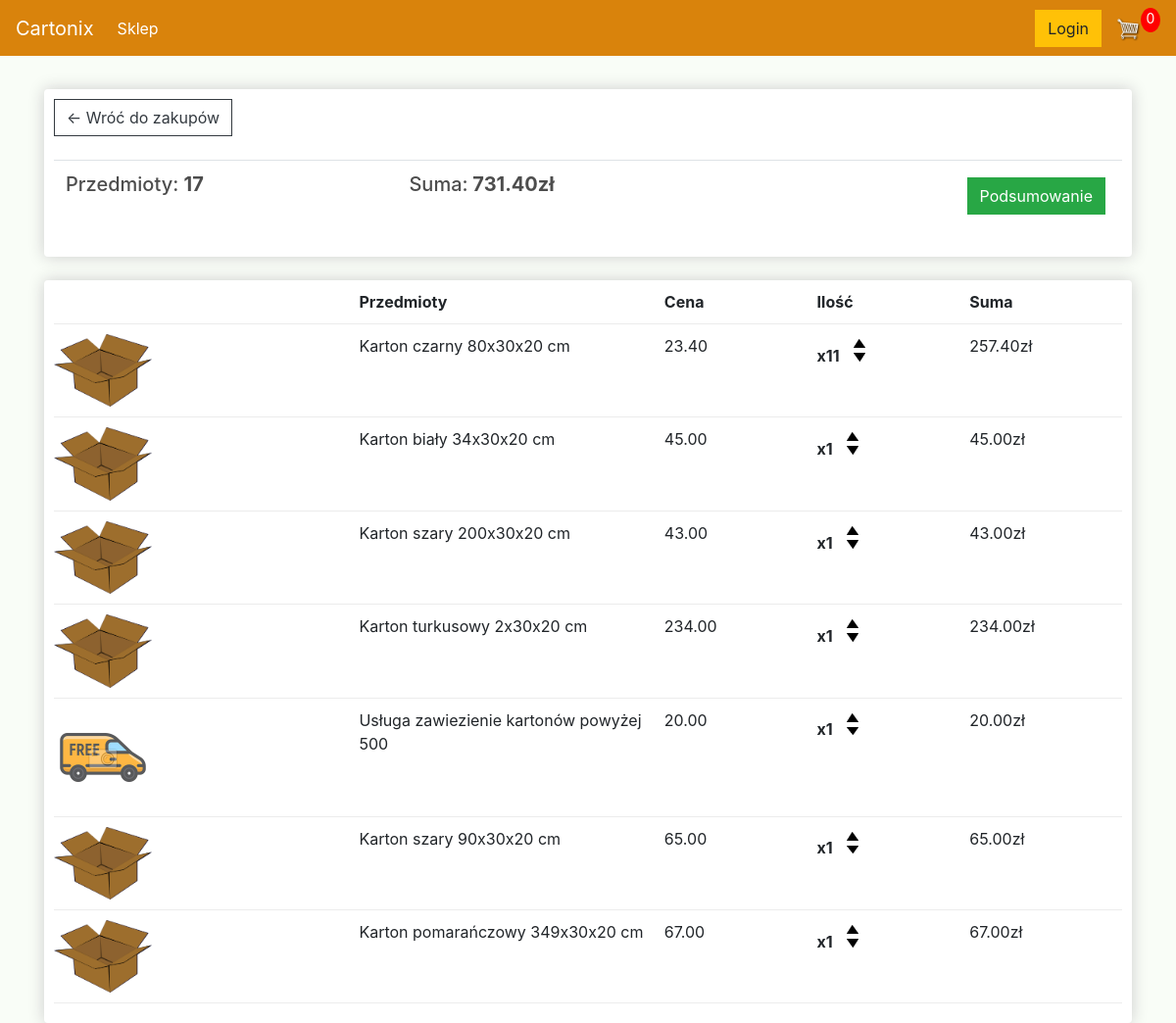
/cart/ (signed in), run on an earlier commit of the app's database.
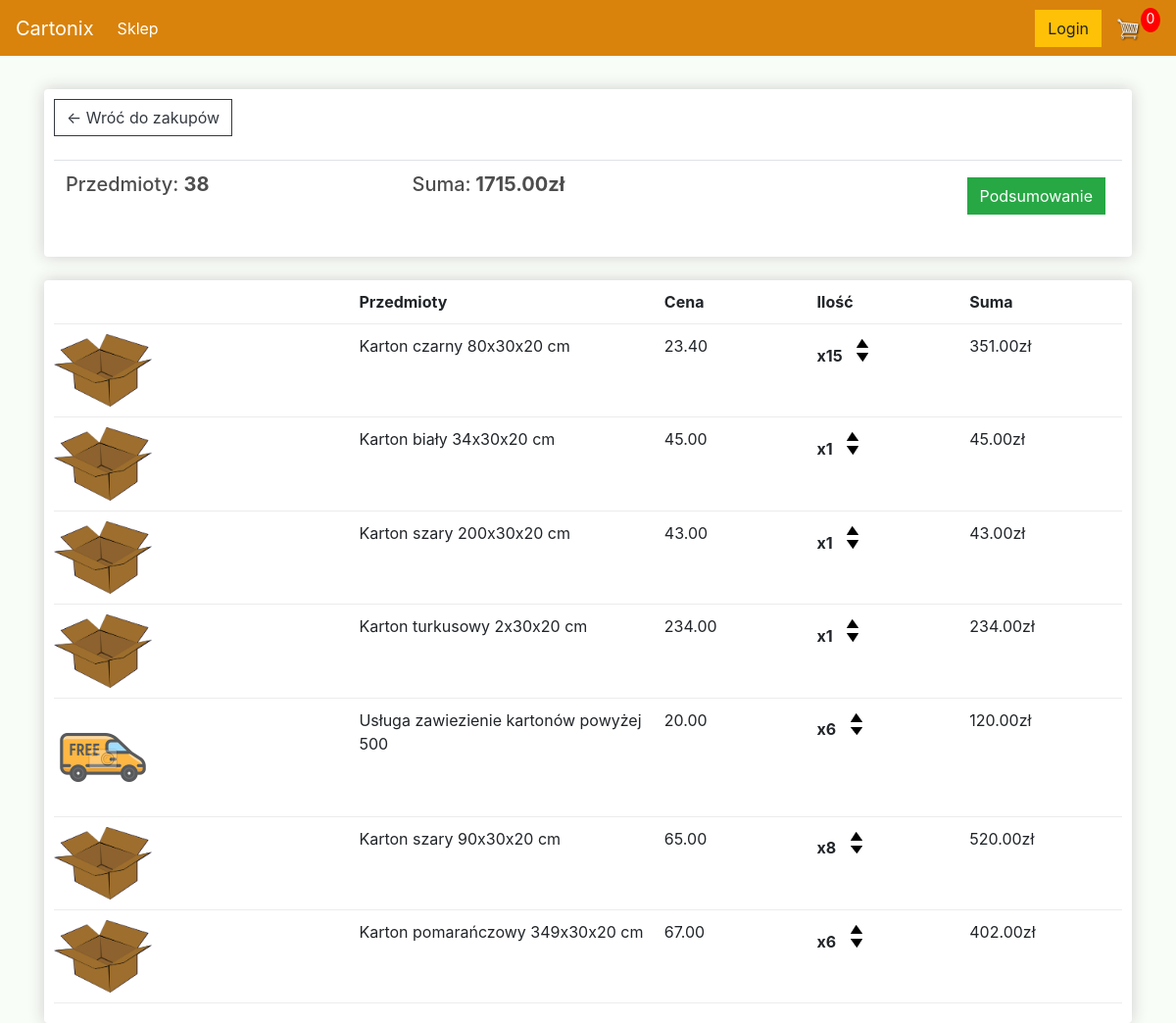
And on a later commit of the database.
### cartoon_shoop/models.py (models this page shows, shortened)
class Order(models.Model):
    customer = models.ForeignKey(Customer, on_delete=models.SET_NULL, null=True)
    date_ordered = models.DateTimeField(auto_now_add=True, null=True)
    complete = models.BooleanField(default=False, null=True)
    transation_id = models.CharField(max_length=1000, null=True)
    @property
    def get_cart_total_price(self):
        orderitem = self.orderitem_set.all()
        total = sum([item_total.get_total for item_total in orderitem])
        return total
    @property
    def get_total_all_items(self):
        all_items = self.orderitem_set.all()
        total2 = sum([total.quantity for total in all_items])
        return total2

class OrderItem(models.Model):
    order = models.ForeignKey(Order, on_delete=models.SET_NULL, null=True)
    product = models.ForeignKey(Product, on_delete=models.SET_NULL, null = True)
    quantity = models.IntegerField(default=0, null=True)
    date_added = models.DateTimeField(auto_now_add=True, null=True)
    @property
    def get_total(self):
        total = self.product.price * self.quantity
        return total

class Product(models.Model):
    name = models.CharField(max_length=1000, null=True)
    price = models.FloatField()
    digital = models.BooleanField(default=False, null=True)
    image = models.ImageField(null = True)
    @property
    def imageURL(self):
        try:
            url = self.image.url
        except:
            url = ''
        return url

### cartoon_shoop/views.py (the view)
# urls.py: path('cart/', views.cart, name="cart"),
def cart(request):
	if request.user.is_authenticated:
		customer = request.user.customer
		order, created =Order.objects.get_or_create(customer=customer, complete=False)
		items = order.orderitem_set.all()
	else:
		items =[]
		order = []
	context = {'items': items, 'order': order}
	return render(request, 'cartoon_shoop/cart.html', context)

### cartoon_shoop/templates/cartoon_shoop/cart.html
{% extends 'cartoon_shoop/main.html' %}
{% load static %}
{% block content %}
	<div class="row">
		<div class="col-lg-12">
			<div class="box-element">
				<a  class="btn btn-outline-dark" href="{% url 'store' %}">&#x2190; Wróć do zakupów</a>
				<br>
				<br>
				<table class="table">
					<tr>
						<th><h5>Przedmioty: <strong>{{order.get_total_all_items}}</strong></h5></th>
						<th><h5>Suma:<strong> {{order.get_cart_total_price|floatformat:2}}zł</strong></h5></th>
						<th>
							<a  style="float:right; margin:5px;" class="btn btn-success" href="{% url 'checkout' %}">Podsumowanie</a>
						</th>
					</tr>
				</table>
			</div>
			<br>
			<div class="box-element">
				<div class="cart-row">
					<div style="flex:2"></div>
					<div style="flex:2"><strong>Przedmioty</strong></div>
					<div style="flex:1"><strong>Cena</strong></div>
					<div style="flex:1"><strong>Ilość</strong></div>
					<div style="flex:1"><strong>Suma</strong></div>
				</div>
				{% for item in items%}
				<div class="cart-row">
					<div style="flex:2"><img class="row-image" src="{{item.product.imageURL}}"></div>
					<div style="flex:2"><p>{{item.product.name}}</p></div>
					<div style="flex:1"><p>{{item.product.price|floatformat:2}}</p></div>
					<div style="flex:1">
						<p class="quantity">x{{item.quantity}}</p>
						<div class="quantity">
							<img class="chg-quantity" src="{% static  'images/arrow_up.png' %}">
							<img class="chg-quantity" src="{% static  'images/arrow_down.png' %}">
						</div>
					</div>
					<div style="flex:1"><p>{{item.get_total|floatformat:2}}zł</p></div>
				</div>
				{% endfor %}
			</div>
		</div>
	</div>
{% endblock content %}

### cartoon_shoop/templates/cartoon_shoop/main.html (shortened to what this page needs)
<!DOCTYPE html>
{% load static %}
<html>
<head>
	<link rel="stylesheet" href="https://stackpath.bootstrapcdn.com/bootstrap/4.4.1/css/bootstrap.min.css">
	<link rel="stylesheet" type="text/css" href="{% static '/css/main.css' %}">
<body>
	<nav class="navbar navbar-expand-lg navbar-dark bg-dark">
	  <a class="navbar-brand" href="{% url 'store' %}">Cartonix</a>
	  <div class="collapse navbar-collapse" id="navbarSupportedContent">
	    <ul class="navbar-nav mr-auto">
	      <li class="nav-item active">
	        <a class="nav-link" href="{% url 'store' %}">Sklep <span class="sr-only">(current)</span></a>
	      </li>
	    </ul>
	    <div class="form-inline my-2 my-lg-0">
	     	<a href="admin"class="btn btn-warning">Login</a>
	     	<a href="{% url 'cart' %}">
	    		<img  id="cart-icon" src="{% static 'images/trolley.png' %}">
	    	</a>
	    	<p id="cart-total">0</p>
	    </div>
	  </div>
	</nav>
     <div class="container">
            <br>
            {% block content %}
            {% endblock content %}
         </div>
</body>
</html>

### static/css/main.css (style rules this page uses)
body { background-color: hsl(98, 56%, 98%); }
h1,h2,h3,h4,h5,h6 { color:hsl(0, 0%, 30%); }
.box-element { box-shadow:hsl(0, 0%, 80%) 0 0 16px; background-color: #fff; border-radius: 4px; padding: 10px; }
.bg-dark { background-color: #d9830c!important; }
#cart-icon { width:25px; display: inline-block; margin-left: 15px; }
#cart-total { display: block; text-align: center; color:#fff; background-color: red; width: 20px; height: 25px; border-radius: 50%; font-size: 14px; }
.col-lg-4, .col-lg-6, .col-lg-8, .col-lg-12 { margin-top: 10px; }
.btn { border-radius: 0; }
.row-image { width: 100px; }
.cart-row { display: flex; align-items: flex-stretch; padding-bottom: 10px; margin-bottom: 10px; border-bottom: 1px solid #ececec; }
.quantity { display: inline-block; font-weight: 700; padding-right:10px; }
.chg-quantity { width: 12px; cursor: pointer; display: block; margin-top: 5px; transition:.1s; }

What changed in the data, as far as the page shows it:
changed through a linked row, Order: get_total_all_items "17" → "38"; get_cart_total_price "731.40" → "1715.00"
changed OrderItem "Karton czarny 80x30x20 cm": quantity "11" → "15"; get_total "257.40" → "351.00"
changed OrderItem "Usługa zawiezienie kartonów powyżej 500": quantity "1" → "6"; get_total "20.00" → "120.00"
changed OrderItem "Karton szary 90x30x20 cm": quantity "1" → "8"; get_total "65.00" → "520.00"
changed OrderItem "Karton pomarańczowy 349x30x20 cm": quantity "1" → "6"; get_total "67.00" → "402.00"
